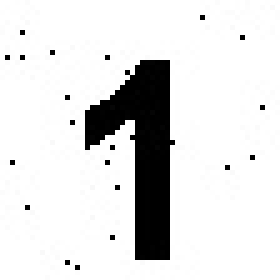
#> input picture notebook_python/x/train01.jpg, 56 x 56 px (shown 5 times larger); its folder holds only this picture in this run
$ jupyter execute --allow-errors WOMC_V2.ipynb
#> lines starting #> are read from the running program, lines starting #| are printed output that depends on the picture; after the words box and inside, x2 and y2 are one past the last pixel; in counts of white or black regions, pixels touching at a corner belong together
[cell 1]
import numpy as np
import itertools
import cv2
import random
import copy
from time import sleep, time
import pickle
from numba import jit, prange

### Parâmetros

[cell 2]
def initialize_parameters(new):
#> called with new = True
    params = {}
    params['nlayer'] = 2
    params['wlen'] = 3
    params['wsize'] = params['wlen'] ** 2
    params['dim'] = 56
    params['train_size'] = 30
    params['val_size'] = 10
    params['test_size'] = 10
    params['error_type'] = 'iou'
    params['neighbors_sample'] = 10
    params['epoch_f'] = 100
    params['epoch_w'] = 50
    params['batch'] = 30

    params['windows_continuos'] = np.load('windows_continuos.txt', allow_pickle=True)
#> (reads notebook_python/windows_continuos.txt from the repository)

    if new:
        #Wini = np.array([np.nan, 1., np.nan, 1., 1., 1., np.nan, 1., np.nan])
        params['W'] = [create_window(params['windows_continuos']) for _ in range(params['nlayer'])]
        params['joint'] = [create_joint(params['W'][i]) for i in range(params['nlayer'])]
        params['w_hist'] = {"W":[],"error":[]}
    else:
        params['joint'] = np.load('joint.txt', allow_pickle=True)
        params['W'] = np.load('W.txt', allow_pickle=True)
        params['w_hist'] = np.load('W_hist.txt', allow_pickle=True)

    return params

[cell 3]
def create_window(windows_continuos):
    #np.random.seed(0)
    wind =  random.randint(0, len(windows_continuos)-1)
    W = np.array([1. if i=='1' else np.nan for i in windows_continuos[wind]])
    return W

[cell 4]
def create_joint(W):
    Ji=[]
    ni = int(W[~np.isnan(W)].sum())
    for i in itertools.product([0, 1], repeat=ni):
        Ji.append(''.join(np.array(i).astype(str)))
    np.random.seed(0)
    return np.c_[Ji, np.random.randint(2, size=len(Ji))]

[cell 5]
params = initialize_parameters(new = True)
#> further down, x is the input picture: shape (56, 56); min 0, max 255, mean 223.7

[cell 6]
nlayer = params['nlayer']
wlen = params['wlen']
wsize = params['wsize']
dim = params['dim']
train_size = params['train_size']
val_size = params['val_size']
test_size = params['test_size']
W = params['W']
joint = params['joint']
windows_continuos = params['windows_continuos']
error_type = params['error_type']
w_hist =  params['w_hist']
neighbors_sample = params['neighbors_sample']
epoch_f = params['epoch_f']
epoch_w = params['epoch_w']
batch = params['batch']

[cell 7]
w_hist = {"W":[],"error":[]}

[cell 8]
W

[cell 9]
joint

[cell 10]
increase = int(round(wlen/2-0.1,0))

[cell 11]
def convert_binary(img):
    (T, img_bin) = cv2.threshold(img, 100, 255, cv2.THRESH_BINARY)
#> img_bin: shape (56, 56); 87.8% white; 21 black regions (20 under 20 px), largest, box (x1, y1, x2, y2) and area: (17, 12, 35, 52) 362
    img_bin[(img_bin==0)]=1
    img_bin[(img_bin==255)]=0
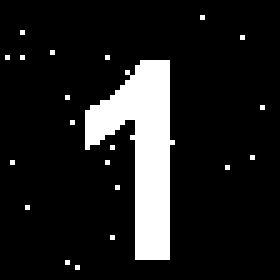
#> img_bin: shape (56, 56) (shown 5 times larger); values 0 (black) and 1 (white), 12.2% white; 21 white regions (20 under 20 px), largest, box (x1, y1, x2, y2) and area: (17, 12, 35, 52) 362
    img_bin = img_bin.astype(int)
    return img_bin

[cell 12]
train = []
ytrain = []
#> (the rest of this cell did not finish here and is left out)

[cell 13]
val = []
yval = []
#> (the rest of this cell did not finish here and is left out)

[cell 14]
test = []
ytest = []
#> (the rest of this cell did not finish here and is left out)

#> (a cell that did not finish here is left out)

[cell 16]
# [24 lines left out: function save_results, not called in this run]

[cell 17]
# [36 lines left out: function save_results_complet, not called in this run]

[cell 18]
def apply_window(x, W_n, j_n):
    Xl = np.c_[np.zeros([x.shape[0], increase], dtype=int), x, np.zeros([x.shape[0], increase], dtype=int)]
    Xl = np.r_[np.zeros([increase, Xl.shape[1]], dtype=int), Xl, np.zeros([increase, Xl.shape[1]], dtype=int)]

    z = np.zeros([x.shape[0], x.shape[0]], dtype=int)

    for i in range(z.shape[0]):
        for j in range(z.shape[1]):
            p = Xl[i:i+wlen, j:j+wlen].flatten()
            p = p * W_n
            p = (p[~np.isnan(p)].astype(int))
            p = ''.join(p.astype(str))

            indices = np.where(j_n[:, 0] == p)
            if indices[0].size > 0 and j_n[indices[0], 1] == '1':
                z[i, j] = 1

    return z

[cell 19]
def run_window_hood(sample, sample_size, W_current, joint_current, Wlast, layer):
#> called with sample_size = 30, layer = 0
    Wsample = []
    for k in range(sample_size):
        Wsample_k = []
        for i in range(nlayer):
            if layer > i:
                Wsample_k.append(Wlast[k][i])
            elif i==0:
                Wsample_k.append(apply_window(sample[k], W_current[i], joint_current[i]))
            else:
                Wsample_k.append(apply_window(Wsample_k[i-1], W_current[i], joint_current[i]))
        Wsample.append(Wsample_k)
#> this loop made 2 passes
#> pass 1, in apply_window, `Xl = np.c_[np.zeros([x.shape[0], increase], dtype=int), x, np.zeros([x..`:
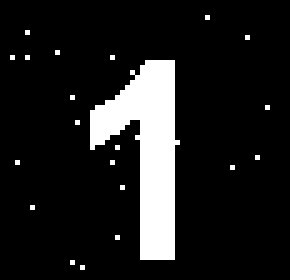
#> Xl: shape (56, 58) int64 (shown 5 times larger); values 0 (black) and 1 (white), 11.8% white; 21 white regions (20 under 20 px), largest, box (x1, y1, x2, y2) and area: (18, 12, 36, 52) 362
#> pass 1, in apply_window, `Xl = np.r_[np.zeros([increase, Xl.shape[1]], dtype=int), Xl, np.zeros(..`:
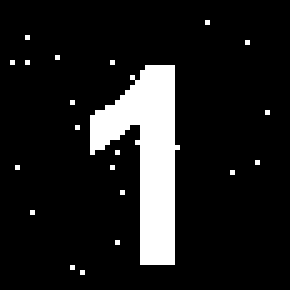
#> Xl: shape (58, 58) int64 (shown 5 times larger); values 0 (black) and 1 (white), 11.4% white; 21 white regions (20 under 20 px), largest, box (x1, y1, x2, y2) and area: (18, 13, 36, 53) 362
#> after the loop, Wsample = 1 item
    return Wsample
